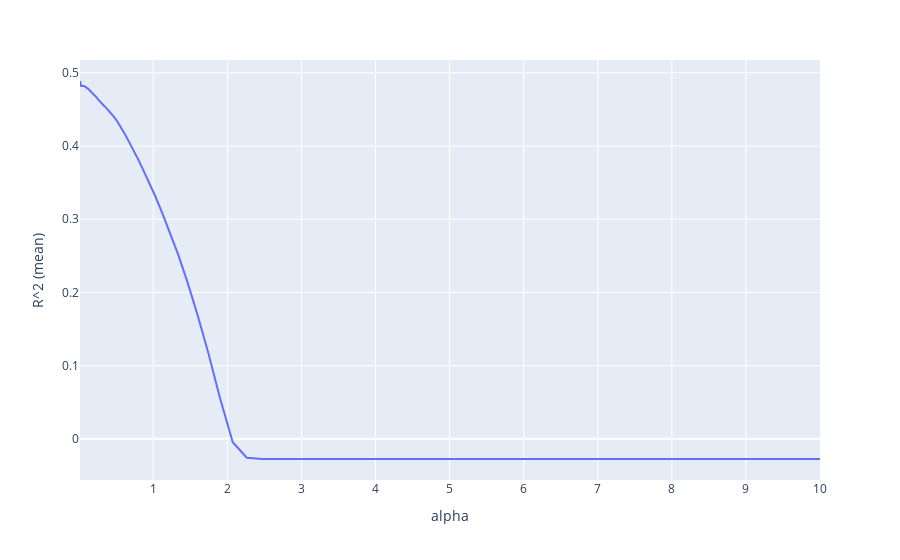

Notebook source saved alongside this figure:
### Code cell
scores = []
for i in alphas:
    scores.append(cross_val_score(Lasso(alpha=i), original_X_3, original_y).mean())

result = pd.DataFrame(zip(alphas, scores), columns=['alpha', 'R^2 (mean)'])
px.line(result, x='alpha', y='R^2 (mean)')
